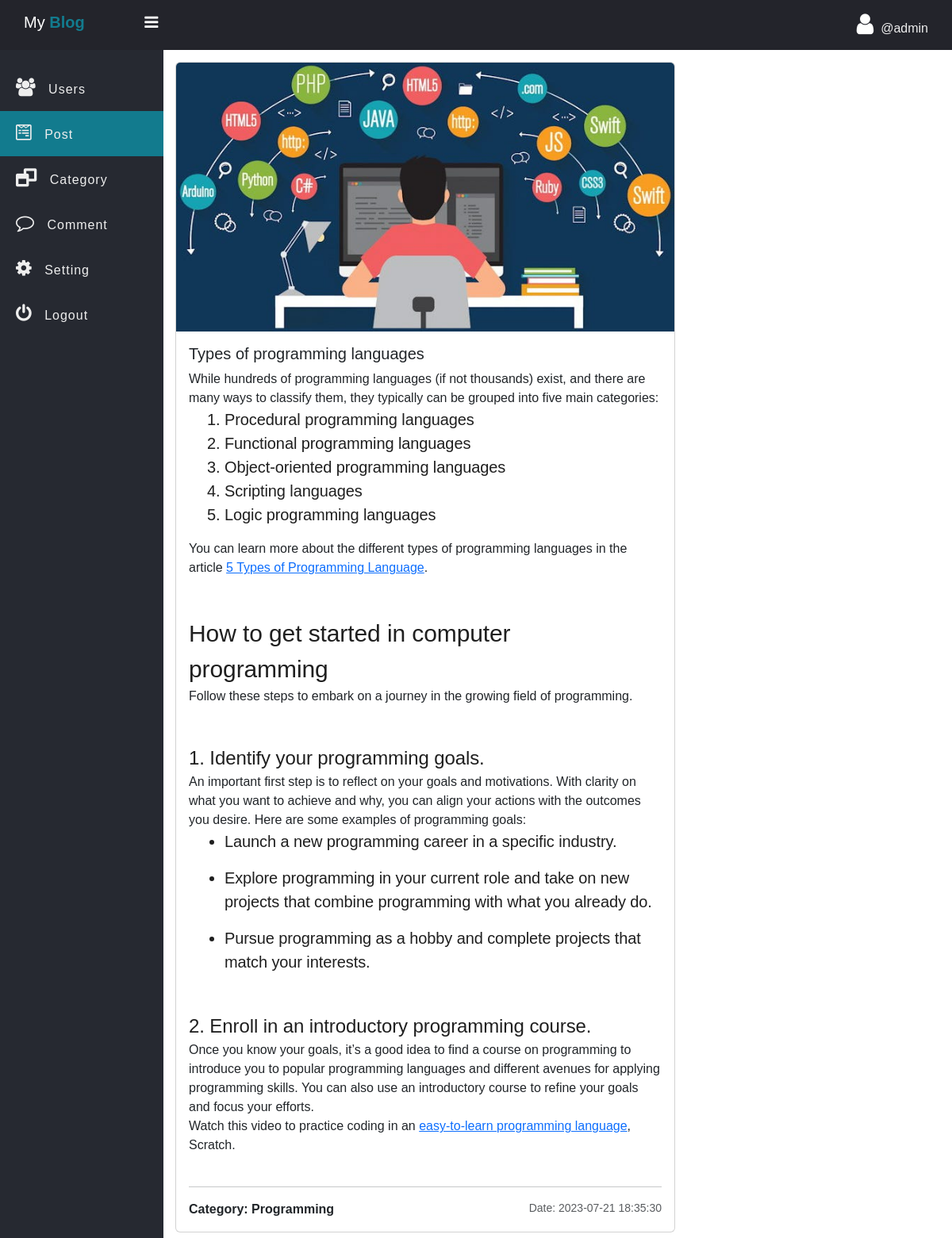
Page /admin/single_post.php?post_id=14 (signed in) on the committed database.
### tables this page shows
CREATE TABLE `post` (
  `post_id` int(11) NOT NULL,
  `post_title` varchar(127) NOT NULL,
  `post_text` text NOT NULL,
  `category` int(11) NOT NULL,
  `publish` int(2) NOT NULL DEFAULT 1,
  `cover_url` varchar(255) NOT NULL DEFAULT 'default.jpg',
  `crated_at` datetime NOT NULL DEFAULT current_timestamp()
);

CREATE TABLE `category` (
  `id` int(11) NOT NULL,
  `category` varchar(127) NOT NULL
);

### admin/data/Post.php (called while the page is built, shortened)
<?php
function getByIdDeep($conn, $id){
   $sql = "SELECT * FROM post WHERE post_id=?";
   $stmt = $conn->prepare($sql);
   $stmt->execute([$id]);
   if($stmt->rowCount() >= 1){
         $data = $stmt->fetch();
         return $data;
   }else {
       return 0;
   }
}
function getCategoryById($conn, $id){
   $sql = "SELECT * FROM category WHERE id=?";
   $stmt = $conn->prepare($sql);
   $stmt->execute([$id]);
   if($stmt->rowCount() >= 1){
         $data = $stmt->fetch();
         return $data;
   }else {
       return 0;
   }
}

### admin/single_post.php (the view, shortened to what this page needs)
<?php
if (isset($_SESSION['admin_id']) && isset($_SESSION['username']) && isset($_GET['post_id'])) {
	$post_id = $_GET['post_id'];
    include_once("data/Post.php");
    include_once("../db_conn.php");
    $post = getByIdDeep($conn, $post_id);
    $category = getCategoryById($conn, $post['category']);
 ?>
<!DOCTYPE html>
<html>
<head>
	<link rel="stylesheet" href="https://stackpath.bootstrapcdn.com/font-awesome/4.7.0/css/font-awesome.min.css">
	<link href="https://cdn.jsdelivr.net/npm/bootstrap@5.3.0/dist/css/bootstrap.min.css" rel="stylesheet">
	<link rel="stylesheet" href="../css/side-bar.css">
	<link rel="stylesheet" href="../css/style.css">
</head>
<body>
	<?php
	  include "inc/side-nav.php";
	?>
	 <div class="main-table">
         <div class="card main-blog-card mb-5">
			  <img src="../upload/blog/<?=$post['cover_url'] ?>" class="card-img-top" alt="...">
			  <div class="card-body">
			    <h5 class="card-title"><?=$post['post_title'] ?></h5>
			    <?=$post['post_text'] ?>
			    <hr>
                <p class="card-text d-flex justify-content-between">
                	<b>Category: <?=$category['category']?></b>
                	<small class="text-body-secondary">Date: <?=$post['crated_at'] ?></small>
                </p>
			  </div>
		  </div>
	 </div>
	</section>
	</div>
</body>
</html>
<?php }else {
	header("Location: ../admin-login.php");
	exit;
} ?>

### css/side-bar.css (style rules this page uses)
* { padding: 0; margin: 0; box-sizing: border-box; font-family: arial, sans-serif; }

### css/style.css (style rules this page uses)
img { max-width: 100%; }
.main-blog-card { width: 90%; }
.main-table { width: 90%; max-width: 700px; }

### rows in the picture
post: cover_url (picture), post_title "Types of programming languages", post_text "While hundreds of programming languages (if not thousands) exist, and there are many ways to classify them, they typically can be grouped into five main categories: Procedural programming languages Functional programming languages Object-oriented programming languages Scripting languages Logic programming languages You can learn more about the different types of programming languages in the article 5 Types of Programming Language . How to get started in computer programming Follow these steps to embark on a journey in the growing field of programming. 1. Identify your programming goals. An important first step is to reflect on your goals and motivations. With clarity on what you want to…", crated_at "2023-07-21 18:35:30"
category: category "Programming"

### other values in the picture
$_SESSION['username'] "admin"
